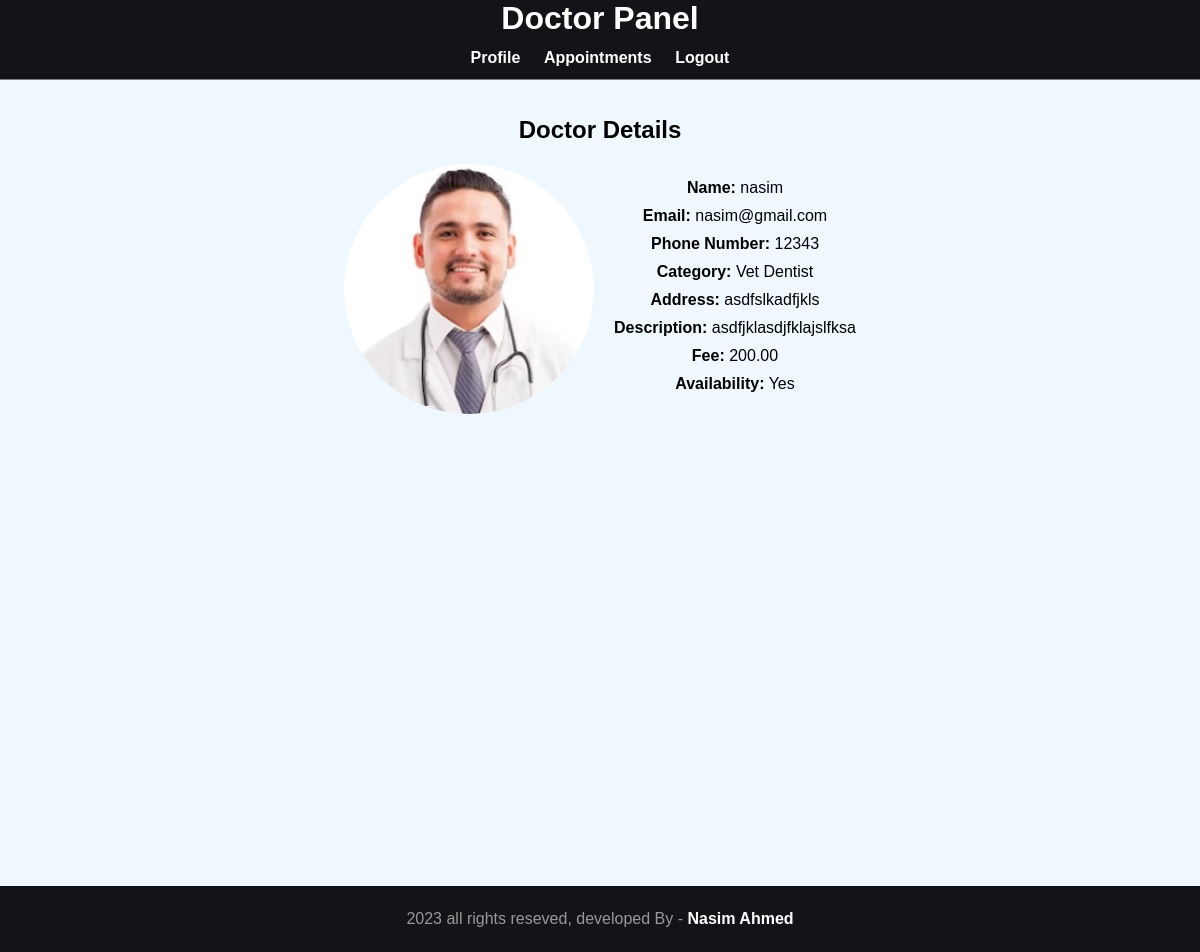
The page /doctor/doctor.php (signed in) on the database its author committed.
### tables this page shows
CREATE TABLE `tbl_doctors` (
  `id` int(10) UNSIGNED NOT NULL,
  `name` varchar(150) NOT NULL,
  `email` varchar(30) NOT NULL,
  `password` varchar(50) NOT NULL,
  `phone_number` int(11) NOT NULL,
  `category` varchar(50) NOT NULL,
  `address` text NOT NULL,
  `description` text NOT NULL,
  `fee` decimal(10,2) NOT NULL,
  `image_name` varchar(255) NOT NULL,
  `available` varchar(10) NOT NULL
);

### doctor/doctor.php (the view)
<?php include('doctor_header.php') ?>
<div class="main-content">
    <div class="wrapper">
        <?php
        $email = $_SESSION['doctor'];
        $sql = "SELECT * FROM tbl_doctors WHERE email = '$email'";
        $res = mysqli_query($conn, $sql);
        if ($res) {
            $count = mysqli_num_rows($res);
            if ($count > 0) {
                $row = mysqli_fetch_assoc($res);
                $doctorName = $row['name'];
                $phoneNumber = $row['phone_number'];
                $category = $row['category'];
                $address = $row['address'];
                $description = $row['description'];
                $fee = $row['fee'];
                $imageName = $row['image_name'];
                $available = $row['available'];
                ?>
                <div class="doctor-details">
                    <h2>Doctor Details</h2>
                    <div class="doctor-info">
                        <div class="doctor-image">
                            <img src="../images/doctors/<?php echo $imageName; ?>" alt="Doctor Image">
                        </div>
                        <div class="doctor-data">
                            <p><strong>Name:</strong> <?php echo $doctorName; ?></p>
                            <p><strong>Email:</strong> <?php echo $email; ?></p>
                            <p><strong>Phone Number:</strong> <?php echo $phoneNumber; ?></p>
                            <p><strong>Category:</strong> <?php echo $category; ?></p>
                            <p><strong>Address:</strong> <?php echo $address; ?></p>
                            <p><strong>Description:</strong> <?php echo $description; ?></p>
                            <p><strong>Fee:</strong> <?php echo $fee; ?></p>
                            <p><strong>Availability:</strong> <?php echo $available; ?></p>
                        </div>
                    </div>
                </div>
                <?php
            } else {
                echo "<p>No doctor details found.</p>";
            }
        } else {
            echo "<p>Failed to retrieve doctor details.</p>";
        }
        ?>
    </div>
</div>
<?php include('footer.php') ?>

### css/doctor.css (style rules this page uses)
* { margin: 0; padding: 0; font-family: Arial, Helvetica, sans-serif; }
html, body { height: 100%; }
.wrapper { padding: 1%; width: 80%; margin: 0 auto; min-height: 100%; }
.main-content { background-color: aliceblue; padding: 3% 0; flex-grow: 1; }
body { background-color: aliceblue; }
.main-content { display: flex; justify-content: center; align-items: center; height: 100vh; }
.doctor-details { text-align: center; }
.doctor-details h2 { font-size: 24px; margin-bottom: 20px; }
.doctor-info { display: flex; justify-content: center; align-items: center; }
.doctor-image img { width: 250px; height: 250px; border-radius: 50%; object-fit: cover; object-position: center; margin-right: 20px; }
.doctor-data p { margin-bottom: 10px; }
.doctor-data strong { font-weight: bold; }

### rows shown on the page
tbl_doctors: image_name (picture), name "nasim", phone_number "12343", category "Vet Dentist", address "asdfslkadfjkls", description "asdfjklasdjfklajslfksa", fee "200.00", available "Yes"

### other values the page prints
$email "nasim@gmail.com"
